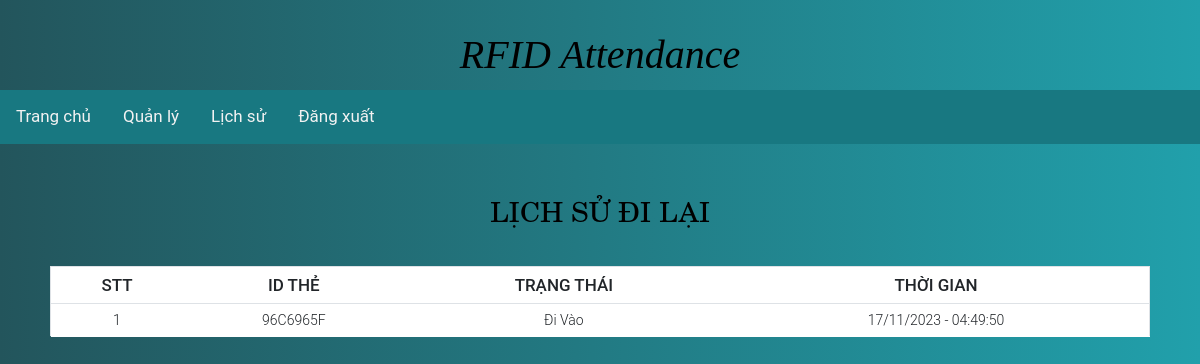
The page /history.php (signed in) on the database its author committed.
### tables this page shows
CREATE TABLE `history` (
  `ID` int(255) NOT NULL,
  `ID_Card` varchar(255) NOT NULL,
  `VaoRa` int(1) NOT NULL,
  `ThoiGian` datetime NOT NULL
);

### history.php (the view, shortened to what this page needs)
<?php
    require_once 'header.php';
    require_once 'connect.php';
    $sql = "SELECT * FROM history";
    $stmt = $pdo->query($sql);
    $history = $stmt->fetchAll(PDO::FETCH_ASSOC);
?>
<!DOCTYPE html>
<html lang="en">
<head>
    <link rel="stylesheet" type="text/css" href="./css/Users.css">
</head>
<body>
<main>
    <section>
    <h1 class="slideInDown animated">Lịch sử đi lại</h1>
        <div class="table-responsive slideInRight animated" style="max-height: 400px;">
            <div class="table table-bordered">
                <table class="table mt-4 text-center">
                        <thead>
                            <tr>
                                <th scope="col">STT</th>
                                <th scope="col">ID thẻ</th>
                                <th scope="col">Trạng thái</th>
                                <th scope="col">Thời gian</th>
                            </tr>
                        </thead>
                        <tbody>
                            <?php foreach($history as $key):  ?>
                                <tr class="<?php echo $key['ID'];?>">
                                    <td scope="row"><?php echo $key['ID'] ?></td>
                                    <td><?php echo $key['ID_Card'] ?></td>
                                    <td><?php
                                        if($key['VaoRa'] == 1){
                                            echo "Đi Vào";
                                        }else{
                                            echo "Đi Ra";
                                        }
                                    ?></td>
                                    <td><?php echo date("d/m/Y - H:i:s",strtotime($key['ThoiGian'])) ?></td>
                                </tr>
                            <?php endforeach ?>
                        </tbody>
                </table>
            </div>
        </div>
    </section>
</main>
</body>
</html>

### css/header.css (style rules this page uses)
* { text-decoration: none; box-sizing: border-box; }
body { background: -webkit-linear-gradient(left, #0e251f, #21a0ab); background: linear-gradient(to right, #23555c, #21a0ab); font-family: 'Roboto', sans-serif; margin: 0; font-size: 15px; }
header, main { width: 100%; display: block; margin: 0 auto; }
tbody tr:nth-child(odd) { background-color: #3f9aa6; }

### css/Users.css (style rules this page uses)
h1 { font-size: 28px !important; color: #000; text-transform: uppercase; font-weight: 300; font-family: New Century Schoolbook, TeX Gyre Schola, serif !important; text-align: center; margin-bottom: 15px; }
th { padding: 15px; text-align: center !important; font-weight: 500; font-size: 17px; color: #000; text-transform: uppercase; border: none !important; background-color: rgba(255,255,255,0.3) !important; }
td { padding: 15px; text-align: center; font-weight: 300; font-size: 14px; color: #fff; border-bottom: solid 2px rgba(255,255,255,0.1); }
section { margin: 50px; }
section { overflow-x:hidden; }
.slideInRight { animation-name: slideInRight; }
.slideInDown { animation-name: slideInDown; }
.animated { animation-duration: 1s; animation-fill-mode: both; }

### rows shown on the page
history: ID "1", ID_Card "96C6965F", VaoRa "Đi Vào", ThoiGian "17/11/2023 - 04:49:50"
